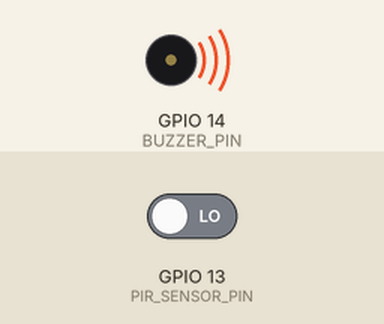
Recording of a sketch running on a simulated ESP32. On the bench: buzzer (waves = sounding, pin HIGH). The test bench sets the inputs (shaded band); at power-on: GPIO 13 (PIR_SENSOR_PIN) LOW. WiFi joins after 1.5 s; servers stay silent unless stated; uploads are accepted with an empty reply; what the sketch prints to the serial monitor is not drawn.

Above: at 3.2 s.
3.3 s: GPIO 13 (PIR_SENSOR_PIN) driven HIGH
At 6.4 s:
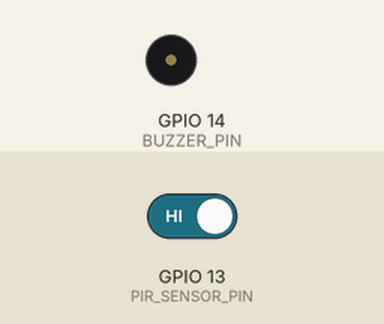
7.5 s: GPIO 13 (PIR_SENSOR_PIN) driven LOW
At 9.9 s:
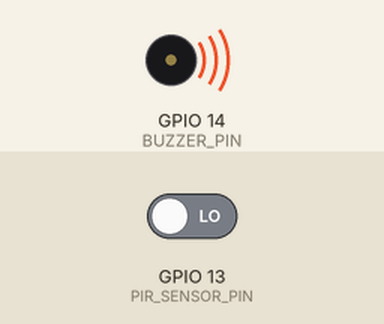
Timing chart, 0 to 11.4 s (numbered marks = the images above; inputs shaded):
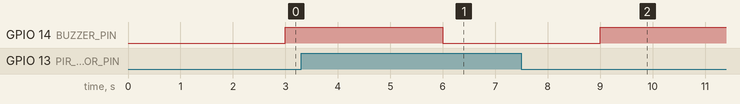

Measured:
- after the input at 3.3 s, GPIO 14 (BUZZER_PIN): HIGH → LOW after 2.7 s
- after the input at 7.5 s, GPIO 14 (BUZZER_PIN): LOW → HIGH after 1.5 s

The sketch:

PIR-Sensor_and_Buzzer.ino
```cpp
#include <WiFi.h>
#include <WiFiClientSecure.h>
#include "DHT.h"

#define DHTTYPE DHT11   // DHT 11
const int DHTPin = 27;

const int PIR_SENSOR_PIN = 13;  // กำหนดพินสำหรับ PIR Sensor
const int BUZZER_PIN = 14;      // กำหนดพินสำหรับ Buzzer

String t;
#define ON_Board_LED 26
#define SOIL_MOISTURE_PIN 34

const char* ssid = "อ่านหาพ่อง";
const char* password = "Metallica1215";

const char* host = "script.google.com";
const int httpsPort = 443;

DHT dht(DHTPin, DHTTYPE);
WiFiClientSecure client;

long now = millis();
long lastMeasure = 0;

String GAS_ID = "AKfycbwTQy7d75Q-W6i5AZ2uDzi1bPGC7F9nbW_kzSXyvoOFBkrX7669kV_E2OGge25WVn-mmw"; // apps script ID or deployment ID

void setup() {
  Serial.begin(115200);
  delay(500);
  dht.begin();

  WiFi.begin(ssid, password);
  Serial.println("");

  pinMode(ON_Board_LED, OUTPUT);
  pinMode(ON_Board_LED, INPUT);
  pinMode(PIR_SENSOR_PIN, INPUT);  // ตั้งค่า PIR Sensor เป็น input
  pinMode(BUZZER_PIN, OUTPUT);     // ตั้งค่า Buzzer เป็น output
  digitalWrite(ON_Board_LED, HIGH);

  Serial.print("Connecting...");
  while (WiFi.status() != WL_CONNECTED) {
    Serial.print(".");
    digitalWrite(ON_Board_LED, LOW);
    delay(250);
    digitalWrite(ON_Board_LED, HIGH);
    delay(250);
  }
  digitalWrite(ON_Board_LED, HIGH);

  Serial.println("");
  Serial.print("Successfully connected to : ");
  Serial.println(ssid);
  Serial.print("IP address: ");
  Serial.println(WiFi.localIP());
  Serial.println();

  client.setInsecure();
}

void loop() {
  now = millis();
  if (now - lastMeasure > 3000) {
    lastMeasure = now;

    // อ่านค่าจาก PIR Sensor
    int pirValue = digitalRead(PIR_SENSOR_PIN);
    Serial.print("PIR Value: ");
    Serial.println(pirValue);

    if (isnan(pirValue)) {
      Serial.println("Failed to read from PIR sensor!");
      return;
    }

    // ตรวจสอบการเคลื่อนไหวของ PIR Sensor
    if (pirValue == HIGH) {
      Serial.println("No Motion");         // แสดงเมื่อไม่พบการเคลื่อนไหว
      digitalWrite(BUZZER_PIN, LOW);       // เปิดเสียง Buzzer
    } else {
      Serial.println("Motion Detected!");  // แสดงเมื่อมีการตรวจจับการเคลื่อนไหว
      digitalWrite(BUZZER_PIN, HIGH);      // ปิดเสียง Buzzer
    }

    // ส่งสถานะ PIR ไปยัง Google Apps Script
    sendData(pirValue);
  }
}

void sendData(int pirStatus) {
  Serial.println("==========");
  Serial.print("connecting to ");
  Serial.println(host);

  if (!client.connect(host, httpsPort)) {
    Serial.println("connection failed");
    return;
  }

  String url = "/macros/s/" + GAS_ID + "/exec?pir=" + pirStatus;
  Serial.print("requesting URL: ");
  Serial.println(url);

  client.print(String("GET ") + url + " HTTP/1.1\r\n" +
         "Host: " + host + "\r\n" +
         "User-Agent: ESP32\r\n" +
         "Connection: close\r\n\r\n");

  Serial.println("request sent");

  while (client.connected()) {
    String line = client.readStringUntil('\n');
    if (line == "\r") {
      Serial.println("headers received");
      break;
    }
  }

  String line = client.readStringUntil('\n');
  if (line.startsWith("{\"state\":\"success\"")) {
    Serial.println("ESP32/Arduino CI successful!");
  } else {
    Serial.println("ESP32/Arduino CI has failed");
  }

  Serial.print("reply was: ");
  Serial.println(line);
  Serial.println("closing connection");
  Serial.println("==========");
  client.stop();
}
```
